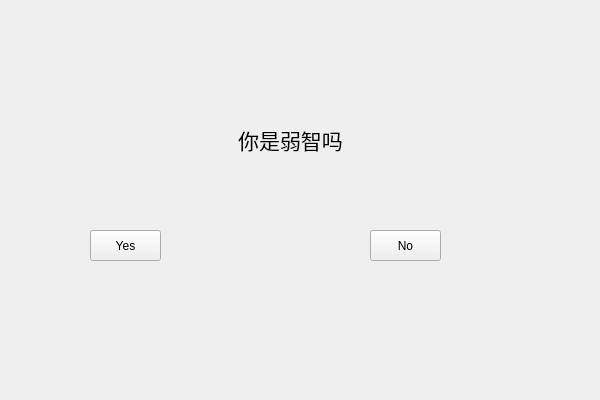
<?xml version="1.0" encoding="UTF-8"?>
<ui version="4.0">
 <class>Widget</class>
 <widget class="QWidget" name="Widget">
  <property name="geometry">
   <rect>
    <x>0</x>
    <y>0</y>
    <width>600</width>
    <height>400</height>
   </rect>
  </property>
  <property name="windowTitle">
   <string>Widget</string>
  </property>
  <widget class="QLabel" name="label">
   <property name="geometry">
    <rect>
     <x>190</x>
     <y>110</y>
     <width>201</width>
     <height>61</height>
    </rect>
   </property>
   <property name="text">
    <string>&lt;html&gt;&lt;head/&gt;&lt;body&gt;&lt;p align=&quot;center&quot;&gt;&lt;span style=&quot; font-size:16pt;&quot;&gt;你是弱智吗&lt;/span&gt;&lt;/p&gt;&lt;/body&gt;&lt;/html&gt;</string>
   </property>
  </widget>
  <widget class="QPushButton" name="yesButton">
   <property name="geometry">
    <rect>
     <x>90</x>
     <y>230</y>
     <width>71</width>
     <height>31</height>
    </rect>
   </property>
   <property name="styleSheet">
    <string notr="true">font: 18pt &quot;Microsoft YaHei UI&quot;;</string>
   </property>
   <property name="text">
    <string>Yes</string>
   </property>
  </widget>
  <widget class="QPushButton" name="noButton">
   <property name="geometry">
    <rect>
     <x>370</x>
     <y>230</y>
     <width>71</width>
     <height>31</height>
    </rect>
   </property>
   <property name="styleSheet">
    <string notr="true">font: 18pt &quot;Microsoft YaHei UI&quot;;</string>
   </property>
   <property name="text">
    <string>No</string>
   </property>
  </widget>
 </widget>
 <resources/>
 <connections/>
</ui>
